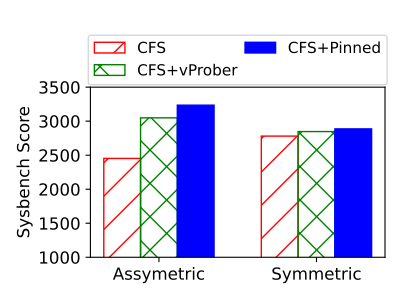

Write the Python code that produced this figure.
import matplotlib.pyplot as plt
edge_colors=['red','green','blue']
colors=['none','none','blue']
hatch = ['/', 'x', 'o'] 
def prepare_data(groups):
    # Preparing data for plotting
    labels = list(groups.keys())
    values = [groups[label] for label in labels]
    return labels, values

def create_bars(ax, group_labels, values, cluster_labels, bar_width=0.18, font_size=12):
    n_groups = len(values[0])
    bar_positions = []
    for i, group_values in enumerate(values):
        positions = [x*1.5 + bar_width*i for x in range(n_groups)]
        bar_positions.append(positions)
        print(positions)
        ax.bar(positions, group_values, bar_width, label=group_labels[i],edgecolor=edge_colors[i],color=colors[i], hatch=hatch[i])

    # Setting x-ticks to be in the middle of each group and adjusting font size
    mid_positions = [(a + b) / 2 for a, b in zip(bar_positions[0], bar_positions[-1])]
    ax.set_xticks(mid_positions)
    ax.set_xticklabels(cluster_labels, fontsize=font_size)

    # Adjusting y-tick font size
    ax.tick_params(axis='y', labelsize=font_size)

def customize_plot(ax, x_label, y_label, title, font_size, legend_pos,y_lim=[1000,3500]):
    ax.set_xlabel(x_label, fontsize=font_size)
    ax.set_ylabel(y_label, fontsize=font_size)
    ax.set_title(title, fontsize=font_size)
    if y_lim:
        ax.set_ylim(y_lim)
    ax.legend(loc=legend_pos, prop={'size': 11},columnspacing=0.5, bbox_to_anchor=(0.5, 1.35), ncol=2)

def plot_chart(groups, x_label, y_label, cluster_labels, title="", font_size=12, legend_pos='upper center'):
    group_labels, values = prepare_data(groups)
    fig, ax = plt.subplots(figsize=(4, 3))
    create_bars(ax, group_labels, values, cluster_labels, bar_width=0.35, font_size=font_size)
    customize_plot(ax, x_label, y_label, title, font_size, legend_pos)
    fig = plt.gcf()
    left = max(fig.subplotpars.left, 1 - fig.subplotpars.right)
    bottom = max(fig.subplotpars.bottom, 1 - fig.subplotpars.top)
    fig.subplots_adjust(left=left, right=1 - left, bottom=bottom, top=1 - bottom)
    plt.tight_layout()
    plt.show()


def convertLegible(groups,cluster_labels):
    new_groups={}
    test_list=[]
    for item in groups:
        test_list.append(item)
    for x in range(0,len(cluster_labels)):
        ex_list=[]
        for item in test_list:
            ex_list.append(groups[item][x])
        new_groups[cluster_labels[x]] = ex_list
    return new_groups,test_list


# Example usage
groups = {
    "Assymetric": [2452.95, 3049.43, 3235.36],
    "Symmetric": [2781.06, 2847.311, 2886.89]
}
cluster_labels = ["CFS", "CFS+vProber", "CFS+Pinned"]

groups, cluster_labels= convertLegible(groups,cluster_labels)

plot_chart(groups, x_label='', y_label='Sysbench Score', cluster_labels=cluster_labels)
